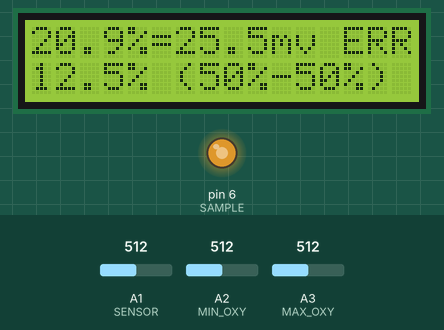
The sketch below on a simulated Arduino Uno, built with avr-gcc and run on an emulated ATmega328P. Parts: 16×2 character LCD, output pins drawn as LEDs (lit = HIGH). Inputs (shaded band) come from the test bench; at power-on: A2 (MIN_OXY) = 512, A1 (SENSOR) = 512, A3 (MAX_OXY) = 512. What the sketch prints to the serial monitor is not drawn.

Above: at 5.9 s.
6.0 s: A2 (MIN_OXY) set to 227
At 6.7 s:
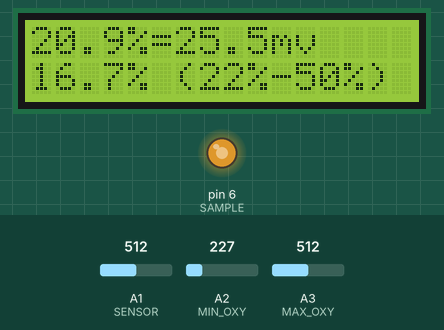
8.3 s: A2 (MIN_OXY) set to 199
At 9.3 s:
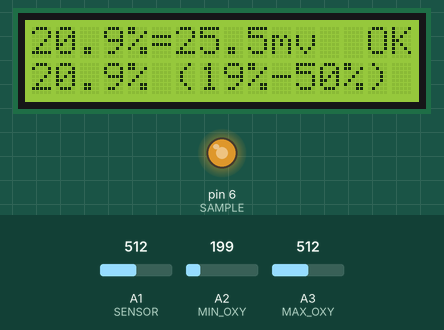
9.9 s: A1 (SENSOR) set to 716
At 10.4 s:
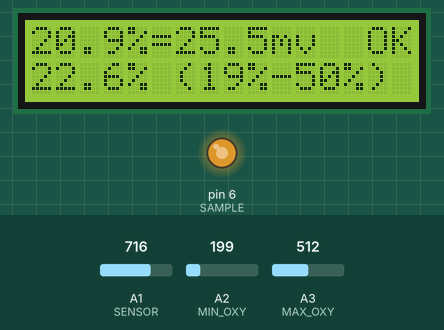
12.0 s: A3 (MAX_OXY) set to 716
At 13.2 s:
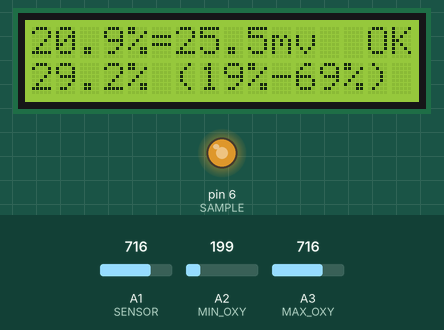
13.6 s: A1 (SENSOR) set to 900
At 14.1 s:
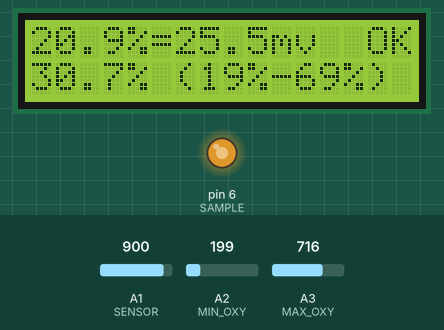
15.7 s: A3 (MAX_OXY) set to 900
At 17.1 s:
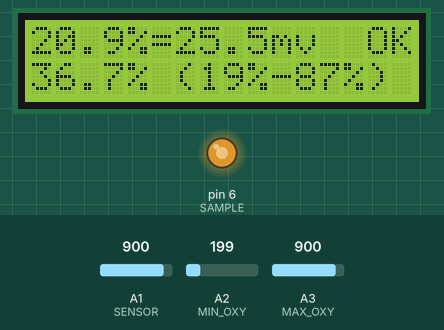
Timing chart, 0 to 18.2 s (numbered marks = the images above; inputs shaded):
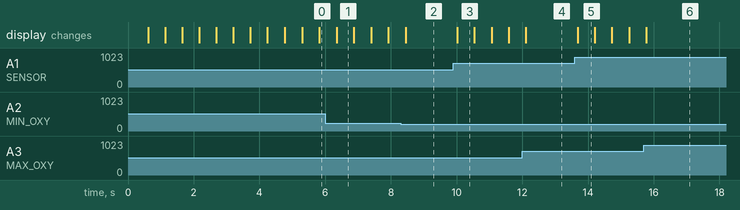

The sketch:

OxygenMeter.ino
```cpp
#include <Wire.h>
#include <LCD.h>
#include <LiquidCrystal_I2C.h>

#define I2C_ADDR    0x27
#define BACKLIGHT_PIN     3
#define En_pin  2
#define Rw_pin  1
#define Rs_pin  0
#define D4_pin  4
#define D5_pin  5
#define D6_pin  6
#define D7_pin  7
LiquidCrystal_I2C  lcd(I2C_ADDR, En_pin, Rw_pin, Rs_pin, D4_pin, D5_pin, D6_pin, D7_pin);

#define SENSOR A1
#define SAMPLE PD6 //dammy for simulate low voltage
#define MIN_OXY A2
#define MAX_OXY A3
#define ERROR_PIN 3

#define SENSOR_RATIO 98
#define INIT_COUNT 9
float vSensor = 0.0;

float initValue = 0.0;
float calcValue[5] = {0, 0, 0, 0, 0};
int calcCnt = 0;

bool togle = false;

void lcdPrint(int x, int y, char* text)
{
  lcd.setCursor(x, y);
  lcd.print(text);
}

void lcdPrint(int x, int y, float f, int d)
{
  lcd.setCursor(x, y);
  lcd.print(f, d);
}

float getSensorMv()
{
  int sensor = analogRead(SENSOR);
  float sensorMv = 1000.0 * sensor / 1024 * 5 / SENSOR_RATIO;
  return sensorMv;
}

float calcAverage(float* fa, int l)
{
  float sum = 0;
  for (int i = 0; i < l; i++)
  {
    sum += fa[i];
  }
  return sum / l;
}

void setup()
{
  Serial.begin(115200);
  Serial.println("");
  Serial.println("setup...");
  pinMode(SENSOR, INPUT);
  pinMode(SAMPLE, OUTPUT);
  pinMode(MIN_OXY, INPUT);
  pinMode(MAX_OXY, INPUT);

  analogWrite(SAMPLE, 180);

  lcd.begin (16, 2);
  lcd.setBacklightPin(BACKLIGHT_PIN, POSITIVE);
  lcd.setBacklight(HIGH);

  lcdPrint(0, 0, "Oxygen Sensor");
  lcdPrint(0, 1, "init...");

  for (int a = INIT_COUNT; a > 0; a--)
  {
    lcdPrint(15, 0, a, 0);
    vSensor = getSensorMv();
    initValue += vSensor;
    lcdPrint(8, 1, vSensor, 2); lcd.print("mv        ");
    delay(500);
  }

  initValue = initValue / INIT_COUNT;
  lcd.clear();
  lcdPrint(0, 0, "20.9%=");
  lcd.print(initValue, 1);
  lcd.print("mv");
}


void loop()
{
  Serial.println("loop...");
  togle = !togle;

  float sensorMv = getSensorMv();
  float oxyRead = 20.9 / initValue * sensorMv;

  calcValue[calcCnt] = oxyRead;
  calcCnt++; if (calcCnt >= 5)calcCnt = 0;
  float oxy = calcAverage(calcValue, 5);
  Serial.println(oxy);

  int min = map(analogRead(MIN_OXY), 0, 1023, 0, 100);
  int max = map(analogRead(MAX_OXY), 0, 1023, 0, 100);

  bool inRange = (oxy >= min && oxy <= max);
  if (!inRange)
  {
    digitalWrite(ERROR_PIN, HIGH);
    lcdPrint(13, 0, "   ");
    if (togle)lcdPrint(13, 0, "ERR");
  }
  else
  {
    digitalWrite(ERROR_PIN, LOW);
    lcdPrint(13, 0, " OK ");
  }
  lcdPrint(0, 1, oxy, 1);
  lcd.print("% (");
  lcd.print(min);
  lcd.print("%-");
  lcd.print(max );
  lcd.print("%)   ");
  delay(500);
}
```

Measured:
- the behaviour switches between 215 and 214 on A2 (MIN_OXY) (found by bisection; images 1 and 2)
- after the input at 8.3 s, the display: changes after 0.15 s (image 2)
- after the input at 9.9 s, the display: changes after 0.12 s (image 3)
- after the input at 12.0 s, the display: changes after 0.11 s (image 4)
- after the input at 13.6 s, the display: changes after 0.08 s (image 5)
- after the input at 15.7 s, the display: changes after 0.08 s (image 6)
- what the display in image 1 shows lasts 0.6 s, from 6.3 s to 6.9 s
